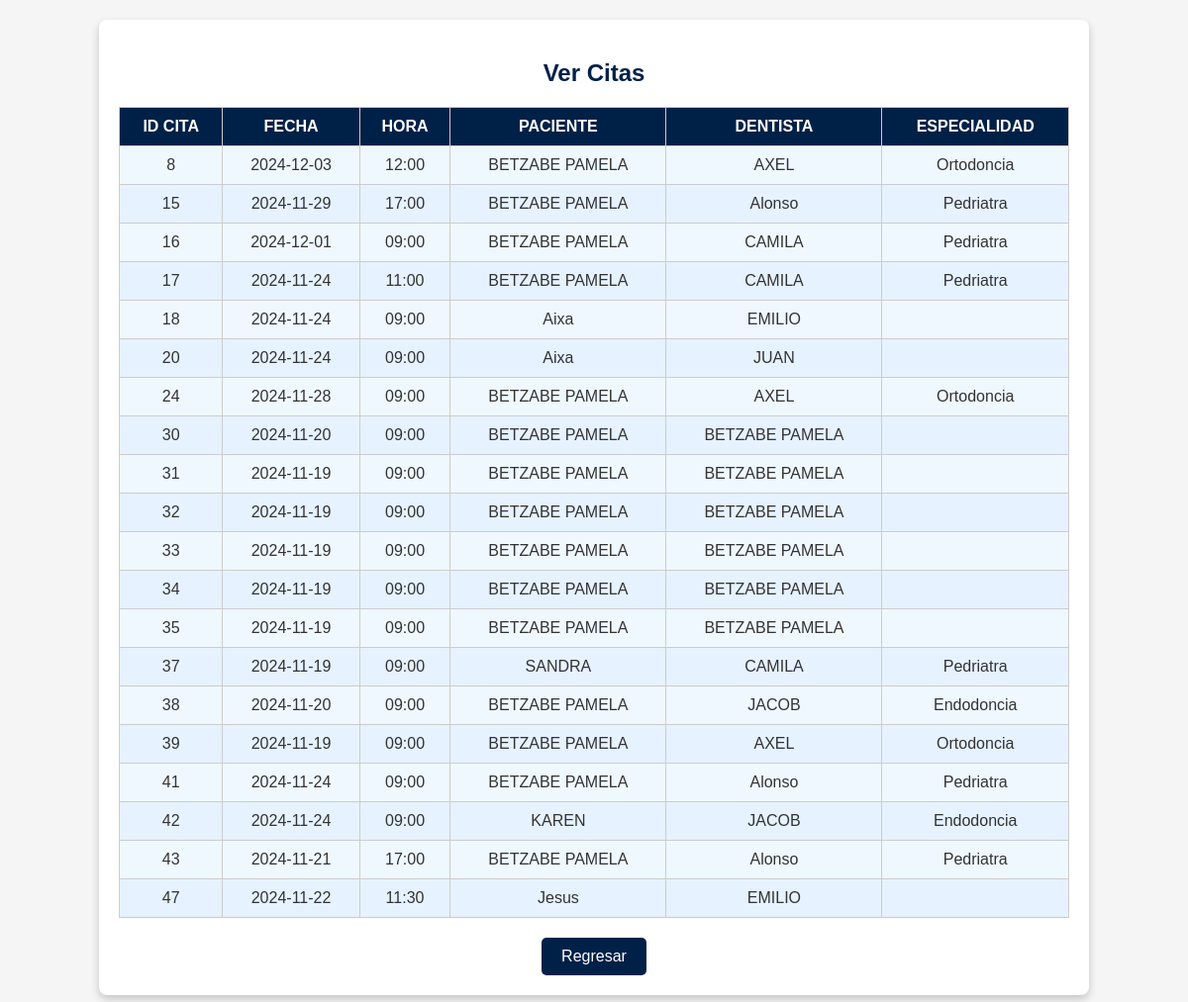
/ver_citas.php, run on the app's committed database.
### tables this page shows
CREATE TABLE `citas` (
  `Id_cita` int(11) NOT NULL,
  `Fecha` varchar(25) DEFAULT NULL,
  `Hora` varchar(25) DEFAULT NULL,
  `Id_paciente` int(11) DEFAULT NULL,
  `Id_pago` int(11) DEFAULT NULL,
  `Id_personal` int(11) DEFAULT NULL
);

CREATE TABLE `pacientes` (
  `Id_paciente` int(10) NOT NULL,
  `Nombre` varchar(25) NOT NULL,
  `Apellido_Paterno` varchar(25) NOT NULL,
  `Apellido_Materno` varchar(30) NOT NULL,
  `Fecha_nacimiento` date NOT NULL,
  `Genero` varchar(10) NOT NULL,
  `Direccion` varchar(50) NOT NULL,
  `Telefono` int(10) NOT NULL,
  `Diagnostico` varchar(200) NOT NULL,
  `Usuario` varchar(25) NOT NULL,
  `Contrasena` varchar(25) NOT NULL
);

CREATE TABLE `personal` (
  `Id_personal` int(10) NOT NULL,
  `Nombre` varchar(25) NOT NULL,
  `Apellido_Paterno` varchar(25) NOT NULL,
  `Apellido_Materno` varchar(30) NOT NULL,
  `Tipo` varchar(25) NOT NULL,
  `Especialidad` varchar(30) NOT NULL,
  `Telefono` int(10) NOT NULL,
  `Correo` varchar(25) NOT NULL,
  `Estatus` varchar(25) NOT NULL,
  `Usuario` varchar(20) NOT NULL,
  `Contrasena` varchar(10) NOT NULL
);

### ver_citas.php (the view, shortened to what this page needs)
<?php
include("conexion.php");
$sql = "SELECT citas.Id_cita, citas.Fecha, citas.Hora, pacientes.Nombre AS paciente_nombre, personal.Nombre AS dentista_nombre, personal.Especialidad
        FROM citas
        JOIN pacientes ON citas.Id_paciente = pacientes.Id_paciente
        JOIN personal ON citas.Id_personal = personal.Id_personal";
$result = $conn->query($sql);
?>
<!DOCTYPE html>
<html lang="es">
<head>
</head>
<body>
    <div class="citas-container">
        <h2>Ver Citas</h2>
        <table>
            <thead>
                <tr>
                    <th>ID Cita</th>
                    <th>Fecha</th>
                    <th>Hora</th>
                    <th>Paciente</th>
                    <th>Dentista</th>
                    <th>Especialidad</th>
                </tr>
            </thead>
            <tbody>
                <?php
                if ($result->num_rows > 0) {
                    while($row = $result->fetch_assoc()) {
                        echo "<tr>";
                        echo "<td>" . $row['Id_cita'] . "</td>";
                        echo "<td>" . $row['Fecha'] . "</td>";
                        echo "<td>" . $row['Hora'] . "</td>";
                        echo "<td>" . $row['paciente_nombre'] . "</td>";
                        echo "<td>" . $row['dentista_nombre'] . "</td>";
                        echo "<td>" . $row['Especialidad'] . "</td>";
                        echo "</tr>";
                    }
                } else {
                    echo "<tr><td colspan='6'>No hay citas registradas.</td></tr>";
                }
                ?>
            </tbody>
        </table>
        <form action="administrador.php" method="get">
            <button type="submit">Regresar</button>
        </form>
    </div>
</body>
</html>

### ver_citas.php (style rules this page uses)
body { font-family: Arial, sans-serif; background-color: #f5f5f5; color: #333; margin: 0; padding: 0; }
.citas-container { width: 80%; margin: 20px auto; padding: 20px; background-color: #ffffff; border-radius: 8px; box-shadow: 0 4px 8px rgba(0, 0, 0, 0.2); text-align: center; }
h2 { color: #002147; margin-bottom: 20px; }
table { width: 100%; border-collapse: collapse; margin-top: 20px; background-color: #f0f8ff; }
table th, table td { border: 1px solid #ccc; padding: 10px; text-align: center; }
table th { background-color: #002147; color: #ffffff; text-transform: uppercase; }
table tr:nth-child(even) { background-color: #e6f2ff; }
button { background-color: #002147; color: #ffffff; border: none; padding: 10px 20px; margin-top: 20px; cursor: pointer; border-radius: 5px; font-size: 16px; transition: background-color 0.3s ease; }

### data on the page
citas: Id_cita "8", Fecha "2024-12-03", Hora "12:00", Id_paciente.Nombre "BETZABE PAMELA", Id_personal.Nombre "AXEL", Id_personal.Especialidad "Ortodoncia"
citas: Id_cita "15", Fecha "2024-11-29", Hora "17:00", Id_paciente.Nombre "BETZABE PAMELA", Id_personal.Nombre "Alonso", Id_personal.Especialidad "Pedriatra"
citas: Id_cita "16", Fecha "2024-12-01", Hora "09:00", Id_paciente.Nombre "BETZABE PAMELA", Id_personal.Nombre "CAMILA", Id_personal.Especialidad "Pedriatra"
citas: Id_cita "17", Fecha "2024-11-24", Hora "11:00", Id_paciente.Nombre "BETZABE PAMELA", Id_personal.Nombre "CAMILA", Id_personal.Especialidad "Pedriatra"
citas: Id_cita "18", Fecha "2024-11-24", Hora "09:00", Id_paciente.Nombre "Aixa", Id_personal.Nombre "EMILIO"
citas: Id_cita "20", Fecha "2024-11-24", Hora "09:00", Id_paciente.Nombre "Aixa", Id_personal.Nombre "JUAN"
citas: Id_cita "24", Fecha "2024-11-28", Hora "09:00", Id_paciente.Nombre "BETZABE PAMELA", Id_personal.Nombre "AXEL", Id_personal.Especialidad "Ortodoncia"
citas: Id_cita "30", Fecha "2024-11-20", Hora "09:00", Id_paciente.Nombre "BETZABE PAMELA", Id_personal.Nombre "BETZABE PAMELA"
citas: Id_cita "31", Fecha "2024-11-19", Hora "09:00", Id_paciente.Nombre "BETZABE PAMELA", Id_personal.Nombre "BETZABE PAMELA"
citas: Id_cita "32", Fecha "2024-11-19", Hora "09:00", Id_paciente.Nombre "BETZABE PAMELA", Id_personal.Nombre "BETZABE PAMELA"
citas: Id_cita "33", Fecha "2024-11-19", Hora "09:00", Id_paciente.Nombre "BETZABE PAMELA", Id_personal.Nombre "BETZABE PAMELA"
citas: Id_cita "34", Fecha "2024-11-19", Hora "09:00", Id_paciente.Nombre "BETZABE PAMELA", Id_personal.Nombre "BETZABE PAMELA"
citas: Id_cita "35", Fecha "2024-11-19", Hora "09:00", Id_paciente.Nombre "BETZABE PAMELA", Id_personal.Nombre "BETZABE PAMELA"
citas: Id_cita "37", Fecha "2024-11-19", Hora "09:00", Id_paciente.Nombre "SANDRA", Id_personal.Nombre "CAMILA", Id_personal.Especialidad "Pedriatra"
citas: Id_cita "38", Fecha "2024-11-20", Hora "09:00", Id_paciente.Nombre "BETZABE PAMELA", Id_personal.Nombre "JACOB", Id_personal.Especialidad "Endodoncia"
citas: Id_cita "39", Fecha "2024-11-19", Hora "09:00", Id_paciente.Nombre "BETZABE PAMELA", Id_personal.Nombre "AXEL", Id_personal.Especialidad "Ortodoncia"
citas: Id_cita "41", Fecha "2024-11-24", Hora "09:00", Id_paciente.Nombre "BETZABE PAMELA", Id_personal.Nombre "Alonso", Id_personal.Especialidad "Pedriatra"
citas: Id_cita "42", Fecha "2024-11-24", Hora "09:00", Id_paciente.Nombre "KAREN", Id_personal.Nombre "JACOB", Id_personal.Especialidad "Endodoncia"
citas: Id_cita "43", Fecha "2024-11-21", Hora "17:00", Id_paciente.Nombre "BETZABE PAMELA", Id_personal.Nombre "Alonso", Id_personal.Especialidad "Pedriatra"
citas: Id_cita "47", Fecha "2024-11-22", Hora "11:30", Id_paciente.Nombre "Jesus", Id_personal.Nombre "EMILIO"
